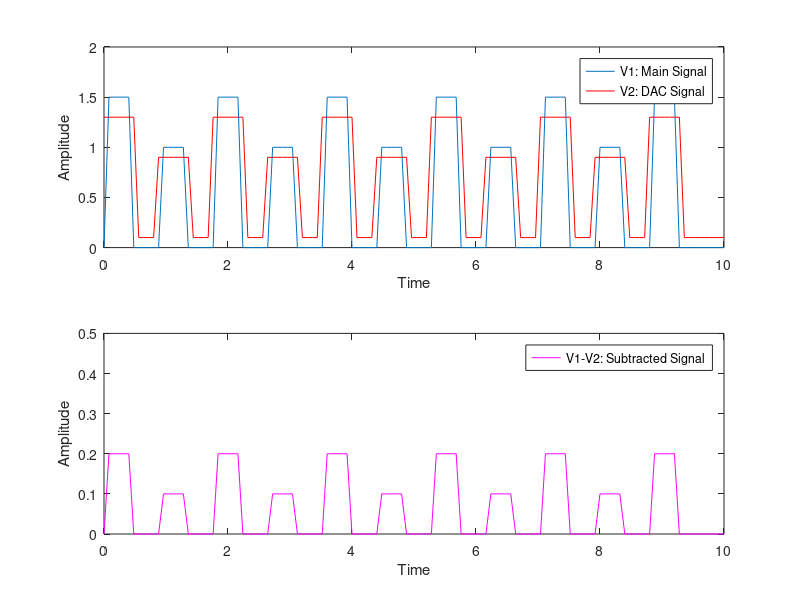

MATLAB code for this plot:
#A bad quick jugaad script to demonstrate difference signal output

clc;
clear;

t = [0:0.08:10];
s = zeros(1,length(t));

for i=1:11:length(t)-10
  for j=1:5
    if(mod(i,2)==0)
      s(i+j) = 1;
    else 
      s(i+j) = 1.5;
    endif
  endfor
endfor

d = zeros(1,length(t));

for i=0:11:length(t)-10
  for j=1:7
    if(mod(i,2)==0)
      d(i+j) = 1.3;
    else 
      d(i+j) = 0.9;
    endif
  endfor
endfor

for i=1:length(d)
  if(d(i) == 0)
    d(i) = 0.1;
   endif
endfor

v = zeros(1,length(d));
for i=1:length(d)
  if(s(i) - d(i) >= 0)
    v(i) = s(i) - d(i);
   endif
endfor


subplot(2,1,1);
hold on;
box on;
plot(t,s);
plot(t,d,"r-");
ylabel("Amplitude");
xlabel("Time");
h1 = legend ("V1: Main Signal","V2: DAC Signal");
legend (h1, "location", "northeast");
axis([0 10 0 2]);

subplot(2,1,2);
plot(t,v,"m-");
ylabel("Amplitude");
xlabel("Time");
h2 = legend ("V1-V2: Subtracted Signal");
legend (h2, "location", "northeast");
axis([0 10 0 0.5]);
